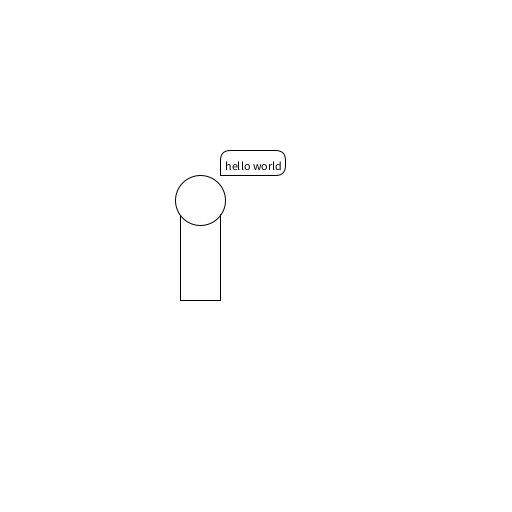
Frame 1 (no input)
Frame 60 (the mouse pressed at the canvas centre just before this capture): identical to frame 1, image omitted
Frame 120 (the mouse held since frame 60 and released just before this capture): identical to frame 1, image omitted

The Processing sketch that drew this single still picture (run headless with seeded random() and noise(); from frame 60 on, the mouse is pressed at the canvas centre):

// Processing sketch: TheCreature
// ── TheCreature.pde
//Opgave beskrivelse
// Afleveringen:
// 
// Opgaven skal laves af højest to personer.
// I skal aflevere “koden” og en “video” hvor forklarer koden, og anvender rigtige fagord
// Krav:
//  Tegn et “væsen” vha. de indbyggede 2D tegnefunktioner
//  Lav en talebobbel på skærmen, ligesom i en tegneserie.
//  Anvend variabler istedet for direkte skrevne tal eller ord
//  Flyt “væsnet” rundt på skærmen. Det må gerne forsvinde ud af billedet, hvis opgaven er lidt svær
//
// Frivilligt:
//  Prøv at få “væsnet” til f.eks at “bounce” eller bevæge sig længere væk så der simuleres en rummelig dimension

int characterX = 200;
int characterY = 200;

final int WHITE = 255;
final int BLACK = 0;

final int CHARACTER_SIZE = 50;
final int CHARACTER_WIDTH = 40;
final int CHARACTER_HEIGHT = 100;
final int CHARACTER_SPEED = 10;
final int CHARACTER_HEAD_SIZE = 50;
final int CHARACTER_BODY_OFFSET = 20;

final int speechBubbleWidth = 65;
final int speechBubbleHeight = 25;
final int speechBubbleRadius = 10;
final int speechBubbleSharpRadius = 0;
final int speechBubbleOffsetX = 20;
final int speechBubbleOffsetY = -50;
final int speechBubbleTextOffsetX = 25;
final int speechBubbleTextOffsetY = -30;
final String speechText = "hello world";


void setup() {
    size(512, 512);
    background(WHITE);
}

void draw() {
    background(WHITE);
    fill(WHITE);
    rect(characterX + speechBubbleOffsetX, characterY + speechBubbleOffsetY, speechBubbleWidth, speechBubbleHeight, speechBubbleRadius, speechBubbleRadius, speechBubbleRadius, speechBubbleSharpRadius);
    drawCharacter();
    fill(BLACK);
    text(speechText, characterX+speechBubbleTextOffsetX, characterY+speechBubbleTextOffsetY);
}

void drawCharacter() {
    rect(characterX-CHARACTER_BODY_OFFSET, characterY, CHARACTER_WIDTH,CHARACTER_HEIGHT);
    circle(characterX, characterY, CHARACTER_HEAD_SIZE);
}

void keyTyped() {
    if (key == 'w') {
        characterY -= CHARACTER_SPEED;
    } else if (key == 's') {
        characterY += CHARACTER_SPEED;
    } else if (key == 'a') {
        characterX -= CHARACTER_SPEED;
    } else if (key == 'd') {
        characterX += CHARACTER_SPEED;
    }
}
